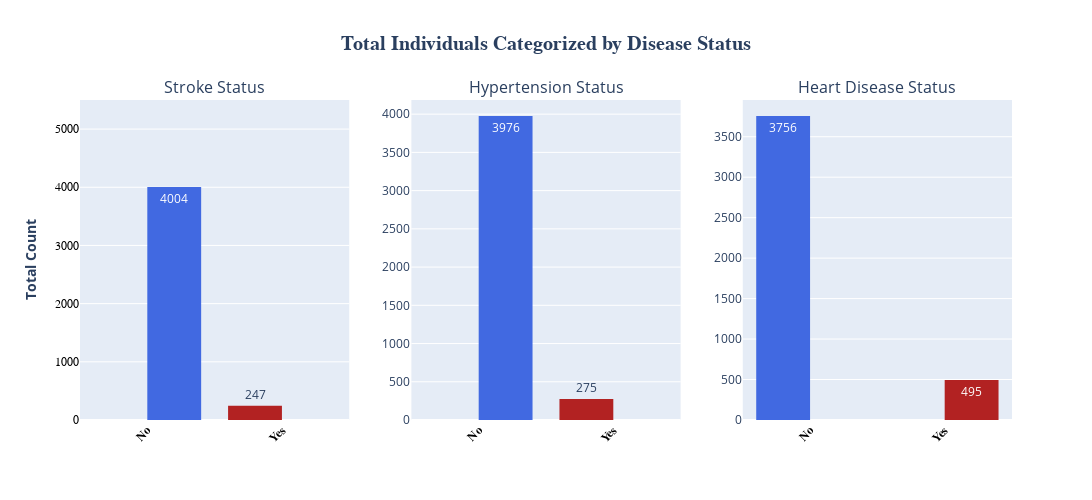

Notebook source saved alongside this figure:
### Markdown cell above
#### Total Individuals Categorized by Disease Status.

### Code cell
df[["stroke", "hypertension", "heart_disease"]] = df[[
    "stroke", "hypertension", "heart_disease"]].astype(str)

custom_colors = {
    "0": "royalblue",
    "1": "firebrick",
}

fig = make_subplots(
    rows=1, cols=3,
    subplot_titles=("Stroke Status", "Hypertension Status",
                    "Heart Disease Status")
)

fig1 = px.histogram(
    df,
    x="stroke",
    color="stroke",
    color_discrete_map=custom_colors,
    text_auto=True
)

fig2 = px.histogram(
    df,
    x="heart_disease",
    color="heart_disease",
    color_discrete_map=custom_colors,
    text_auto=True
)

fig3 = px.histogram(
    df,
    x="hypertension",
    color="hypertension",
    color_discrete_map=custom_colors,
    text_auto=True
)

for trace in fig1.data:
    fig.add_trace(trace, row=1, col=1)

for trace in fig2.data:
    fig.add_trace(trace, row=1, col=2)

for trace in fig3.data:
    fig.add_trace(trace, row=1, col=3)


fig.update_layout(
    title={'text': 'Total Individuals Categorized by Disease Status', 'x': 0.5,
           'font': {'size': 20, 'family': 'Arial Black', 'weight': 'bold'}},
    showlegend=False,
    width=1300,
    height=500,
    bargap=0.2,
    bargroupgap=0
)

fig.update_xaxes(
    tickfont=dict(family="Arial", size=12, color="black", weight="bold"),
    categoryorder='category ascending',
    tickvals=["0", "1"],
    ticktext=["No", "Yes"],
    tickangle=-45,
)

fig.update_yaxes(
    title_text="<b>Total Count</b>",
    tickfont=dict(family="Arial", size=12, color="black"),
    range=[0, 5500],
    row=1, col=1
)


fig.show()

### Figure 1 — Plotly figure (JSON) as saved in the notebook; plotly's stock layout.template omitted (floating-point values rounded to 4 significant figures; data arrays with more than 128 entries replaced by an {"elided": "..."} marker saying what was removed)
{"data": [{"alignmentgroup": "True", "bingroup": "x", "hovertemplate": "stroke=%{x}<br>count=%{y}<extra></extra>", "legendgroup": "1", "marker": {"color": "firebrick", "pattern": {"shape": ""}}, "name": "1", "offsetgroup": "1", "orientation": "v", "showlegend": true, "texttemplate": "%{value}", "type": "histogram", "x": {"elided": "247 str values"}, "xaxis": "x", "yaxis": "y"}, {"alignmentgroup": "True", "bingroup": "x", "hovertemplate": "stroke=%{x}<br>count=%{y}<extra></extra>", "legendgroup": "0", "marker": {"color": "royalblue", "pattern": {"shape": ""}}, "name": "0", "offsetgroup": "0", "orientation": "v", "showlegend": true, "texttemplate": "%{value}", "type": "histogram", "x": {"elided": "4004 str values"}, "xaxis": "x", "yaxis": "y"}, {"alignmentgroup": "True", "bingroup": "x", "hovertemplate": "heart_disease=%{x}<br>count=%{y}<extra></extra>", "legendgroup": "1", "marker": {"color": "firebrick", "pattern": {"shape": ""}}, "name": "1", "offsetgroup": "1", "orientation": "v", "showlegend": true, "texttemplate": "%{value}", "type": "histogram", "x": {"elided": "275 str values"}, "xaxis": "x2", "yaxis": "y2"}, {"alignmentgroup": "True", "bingroup": "x", "hovertemplate": "heart_disease=%{x}<br>count=%{y}<extra></extra>", "legendgroup": "0", "marker": {"color": "royalblue", "pattern": {"shape": ""}}, "name": "0", "offsetgroup": "0", "orientation": "v", "showlegend": true, "texttemplate": "%{value}", "type": "histogram", "x": {"elided": "3976 str values"}, "xaxis": "x2", "yaxis": "y2"}, {"alignmentgroup": "True", "bingroup": "x", "hovertemplate": "hypertension=%{x}<br>count=%{y}<extra></extra>", "legendgroup": "0", "marker": {"color": "royalblue", "pattern": {"shape": ""}}, "name": "0", "offsetgroup": "0", "orientation": "v", "showlegend": true, "texttemplate": "%{value}", "type": "histogram", "x": {"elided": "3756 str values"}, "xaxis": "x3", "yaxis": "y3"}, {"alignmentgroup": "True", "bingroup": "x", "hovertemplate": "hypertension=%{x}<br>count=%{y}<extra></extra>", "legendgroup": "1", "marker": {"color": "firebrick", "pattern": {"shape": ""}}, "name": "1", "offsetgroup": "1", "orientation": "v", "showlegend": true, "texttemplate": "%{value}", "type": "histogram", "x": {"elided": "495 str values"}, "xaxis": "x3", "yaxis": "y3"}], "layout": {"annotations": [{"font": {"size": 16}, "showarrow": false, "text": "Stroke Status", "x": 0.1444, "xanchor": "center", "xref": "paper", "y": 1, "yanchor": "bottom", "yref": "paper"}, {"font": {"size": 16}, "showarrow": false, "text": "Hypertension Status", "x": 0.5, "xanchor": "center", "xref": "paper", "y": 1, "yanchor": "bottom", "yref": "paper"}, {"font": {"size": 16}, "showarrow": false, "text": "Heart Disease Status", "x": 0.8556, "xanchor": "center", "xref": "paper", "y": 1, "yanchor": "bottom", "yref": "paper"}], "bargap": 0.2, "bargroupgap": 0, "height": 500, "showlegend": false, "title": {"font": {"family": "Arial Black", "size": 20, "weight": "bold"}, "text": "Total Individuals Categorized by Disease Status", "x": 0.5}, "width": 1300, "xaxis": {"anchor": "y", "categoryorder": "category ascending", "domain": [0, 0.2889], "tickangle": -45, "tickfont": {"color": "black", "family": "Arial", "size": 12, "weight": "bold"}, "ticktext": ["No", "Yes"], "tickvals": ["0", "1"]}, "xaxis2": {"anchor": "y2", "categoryorder": "category ascending", "domain": [0.3556, 0.6444], "tickangle": -45, "tickfont": {"color": "black", "family": "Arial", "size": 12, "weight": "bold"}, "ticktext": ["No", "Yes"], "tickvals": ["0", "1"]}, "xaxis3": {"anchor": "y3", "categoryorder": "category ascending", "domain": [0.7111, 1], "tickangle": -45, "tickfont": {"color": "black", "family": "Arial", "size": 12, "weight": "bold"}, "ticktext": ["No", "Yes"], "tickvals": ["0", "1"]}, "yaxis": {"anchor": "x", "domain": [0, 1], "range": [0, 5500], "tickfont": {"color": "black", "family": "Arial", "size": 12}, "title": {"text": "<b>Total Count</b>"}}, "yaxis2": {"anchor": "x2", "domain": [0, 1]}, "yaxis3": {"anchor": "x3", "domain": [0, 1]}}}
